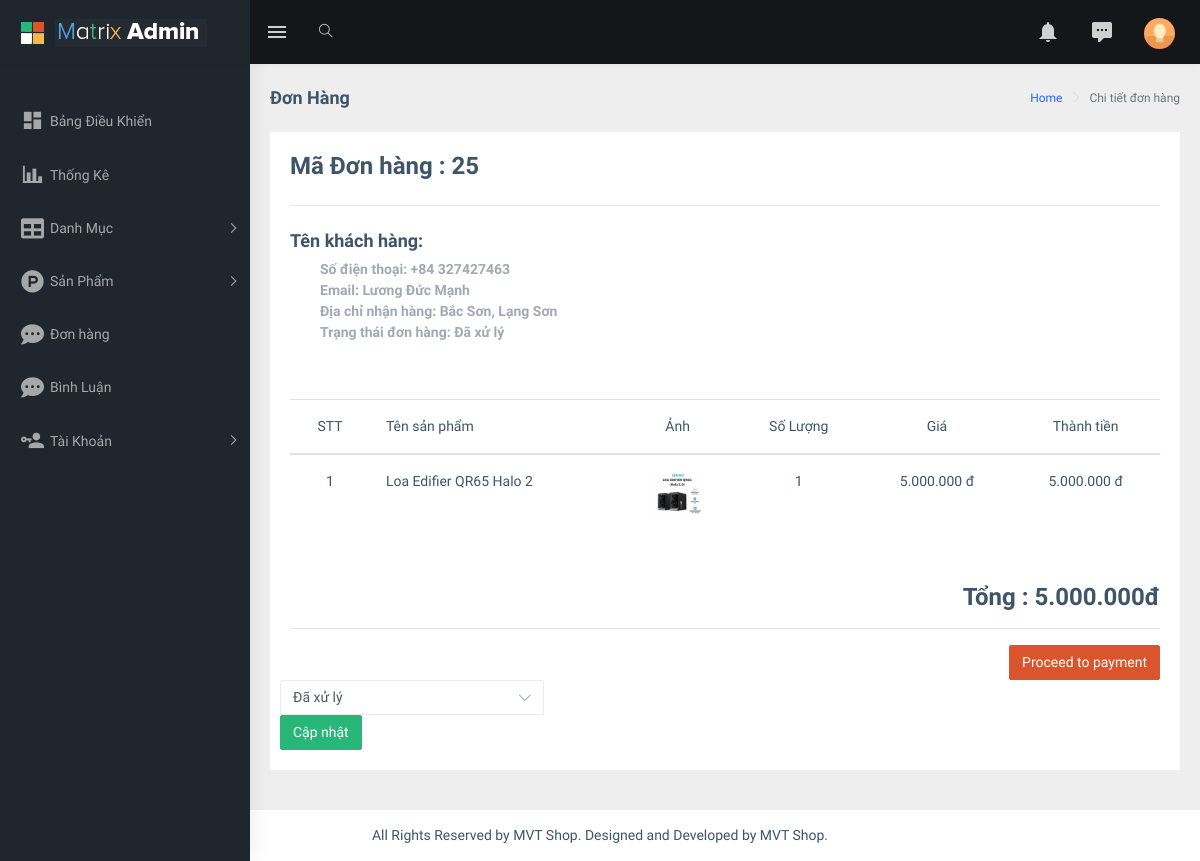
The page /admin/index.php?act=order_detail&order_id=25 on the database its author committed.
### tables this page shows
CREATE TABLE `order` (
  `order_id` int(11) NOT NULL,
  `customer_name` varchar(100) NOT NULL,
  `customer_address` varchar(255) NOT NULL,
  `order_status` tinyint(4) NOT NULL DEFAULT 0,
  `customer_phone` int(11) NOT NULL,
  `customer_email` varchar(50) NOT NULL,
  `user_id` int(11) DEFAULT NULL
);

CREATE TABLE `order_details` (
  `order_detail_id` int(11) NOT NULL,
  `product_id` int(11) NOT NULL,
  `order_id` int(11) NOT NULL,
  `product_price` int(11) NOT NULL,
  `quantity` int(11) NOT NULL,
  `total_money` int(11) NOT NULL
);

CREATE TABLE `product` (
  `product_id` int(11) NOT NULL,
  `product_name` varchar(100) NOT NULL,
  `product_price` int(11) NOT NULL,
  `product_image` varchar(100) NOT NULL,
  `product_describe` text NOT NULL,
  `status` enum('active','inactive','','') NOT NULL,
  `category_id` int(11) NOT NULL,
  `brand_id` int(11) NOT NULL,
  `color_id` int(11) NOT NULL
);

### model/pdo.php (called while the page is built, shortened)
<?php
function pdo_get_connection(){
    $dburl = "mysql:host=localhost;dbname=group5_project1;charset=utf8";
    $username = 'root';
    $password = '';
    $conn = new PDO($dburl, $username, $password);
    $conn->setAttribute(PDO::ATTR_ERRMODE, PDO::ERRMODE_EXCEPTION);
    return $conn;
}
function pdo_query($sql){
    $sql_args = array_slice(func_get_args(), 1);
    try{
        $conn = pdo_get_connection();
        $stmt = $conn->prepare($sql);
        $stmt->execute($sql_args);
        $rows = $stmt->fetchAll();
        return $rows;
    }
    catch(PDOException $e){
        throw $e;
    }
    finally{
        unset($conn);
    }
}
function pdo_query_one($sql){
    $sql_args = array_slice(func_get_args(), 1);
    try{
        $conn = pdo_get_connection();
        $stmt = $conn->prepare($sql);
        $stmt->execute($sql_args);
        $row = $stmt->fetch(PDO::FETCH_ASSOC);
        return $row;
    }
    catch(PDOException $e){
        throw $e;
    }
    finally{
        unset($conn);
    }
}

### model/cart.php (called while the page is built, shortened)
<?php
function load_one_order($order_id)
{
    $sql = "SELECT * FROM `order` where order_id =$order_id";
    $order = pdo_query_one($sql);
    return $order;
}
function order_details($order_id)
{
    $sql = "SELECT * FROM order_details inner JOIN product ON order_details.product_id = product.product_id WHERE order_details.order_id = $order_id";
    $list_order_details = pdo_query($sql);
    return $list_order_details;
}
?>

### model/total.php (called while the page is built, shortened)
<?php
    function total_price($cart){
        $total_price = 0;
        foreach($cart as $key => $value){
            $total_price += $value['quantity'] * $value['product_price'];
        }
        return $total_price;
    }
?>

### admin/order/order-detail.php (the view, shortened to what this page needs)
<div id="main-wrapper">
    <div class="page-wrapper">
        <div class="page-breadcrumb">
            <div class="row">
                <div class="col-12 d-flex no-block align-items-center">
                    <h4 class="page-title">Đơn Hàng</h4>
                    <div class="ml-auto text-right">
                        <nav aria-label="breadcrumb">
                            <ol class="breadcrumb">
                                <li class="breadcrumb-item"><a href="#">Home</a></li>
                                <li class="breadcrumb-item active" aria-current="page">Chi tiết đơn hàng</li>
                            </ol>
                        </nav>
                    </div>
                </div>
            </div>
        </div>
        <div class="container-fluid">
            <div class="row">
                <div class="col-md-12">
                    <div class="card card-body printableArea">
                        <h3><b> Mã Đơn hàng : <?php echo $order['order_id'] ?></b> <span class="pull-right"></span></h3>
                        <hr>
                        <div class="row">
                            <div class="col-md-12">
                                <div class="pull-left text-left">
                                    <address>
                                        <h4 class="font-bold">Tên khách hàng:   </h4>
                                        <p class="text-muted m-l-30 font-bold">Số điện thoại:  +84  <?php echo $order['customer_phone'] ?>
                                            <br /> Email: <?php echo $order['customer_name'] ?>
                                            <br /> Địa chỉ nhận hàng:  <?php echo $order['customer_address'] ?>
                                            <br /> Trạng thái đơn hàng: <?php if($order['order_status'] == 0) { ?> Chưa xử lý
                                                                        <?php } elseif($order['order_status'] == 1) { ?> Đã xử lý
                                                                        <?php } elseif($order['order_status'] == 2) { ?> Đang giao Hàng
                                                                        <?php } elseif($order['order_status'] == 3) { ?> Giao hàng thành công
                                                                        <?php } else{ ?> Hủy đơn
                                                                        <?php } ?>
                                        </p>
                                    </address>
                                </div>
                            </div>
                            <div class="col-md-12">
                                <div class="table-responsive m-t-40" style="clear: both;">
                                    <table class="table table-hover">
                                        <thead>
                                            <tr>
                                                <th class="text-center">STT</th>
                                                <th>Tên sản phẩm</th>
                                                <th class="text-center">Ảnh</th>
                                                <th class="text-center">Số Lượng</th>
                                                <th class="text-center">Giá</th>
                                                <th class="text-center">Thành tiền</th>
                                            </tr>
                                        </thead>
                                        <tbody>
                                            <?php foreach($list_order_details as $key => $order_details) {?>
                                            <tr>
                                                <td class="text-center"><?php echo $key + 1 ?></td>
                                                <td><?php echo $order_details['product_name'] ?></td>
                                                <td class="text-center"><img src="./upload/<?php echo $order_details['product_image']?>" alt="" width="50px"></td>
                                                <td class="text-center"><?php echo $order_details['quantity'] ?></td>
                                                <td class="text-center"><?php echo number_format($order_details['product_price'], 0, ',', '.')?> đ</td>
                                                <td class="text-center"> <?php echo number_format($order_details['product_price'] * $order_details['quantity'], 0, ',', '.')?> đ </td>
                                            </tr>
                                            <?php } ?>
                                        </tbody>
                                    </table>
                                </div>
                            </div>
                            <div class="col-md-12">
                                <div class="pull-right m-t-30 text-right">
                                    <h3><b>Tổng : <?php echo number_format(total_price($list_order_details), 0, ',', '.') ?>đ</b></h3>
                                </div>
                                <hr>
                                <div class="text-right">
                                    <button class="btn btn-danger" type="submit"> Proceed to payment </button>
                                </div>
                            </div>
                            <form action="index.php?act=update_order" method="post">
                                <select class="select2 form-control custom-select" id="" name="order_status" required="required">
                                    <?php if ($order['order_status'] == 0) {
                                        echo '<option value="0" selected hidden >Chưa xử lý</option>';
                                    } else if ($order['order_status'] == 1) {
                                        echo '<option value="1" selected hidden >Đã xử lý</option>';
                                    } else if ($order['order_status'] == 2) {
                                        echo '<option value="2" selected hidden >Đang giao hàng</option>';
                                    } else if ($order['order_status'] == 3) {
                                        echo '<option value="3" selected hidden >Giao hàng thành công</option>';
                                    } else {
                                        echo '<option value="4" selected hidden >Hủy</option>';
                                    }
                                    ?>
                                </select>
                                <input type="submit" class="btn btn-success" value="Cập nhật" name="btn-update" >
                            </form>
                        </div>
                    </div>
                </div>
            </div>
        </div>
    </div>
</div>

### rows shown on the page
order: order_id "25", customer_phone "327427463", customer_name "Lương Đức Mạnh", customer_address "Bắc Sơn, Lạng Sơn"
order_details: product.product_name "Loa Edifier QR65 Halo 2", product.product_image (picture), quantity "1", product.product_price "5.000.000", $order_details['product_price'] * $order_details['quantity'] "5.000.000"

### other values the page prints
total_price($list_order_details) "5.000.000"
